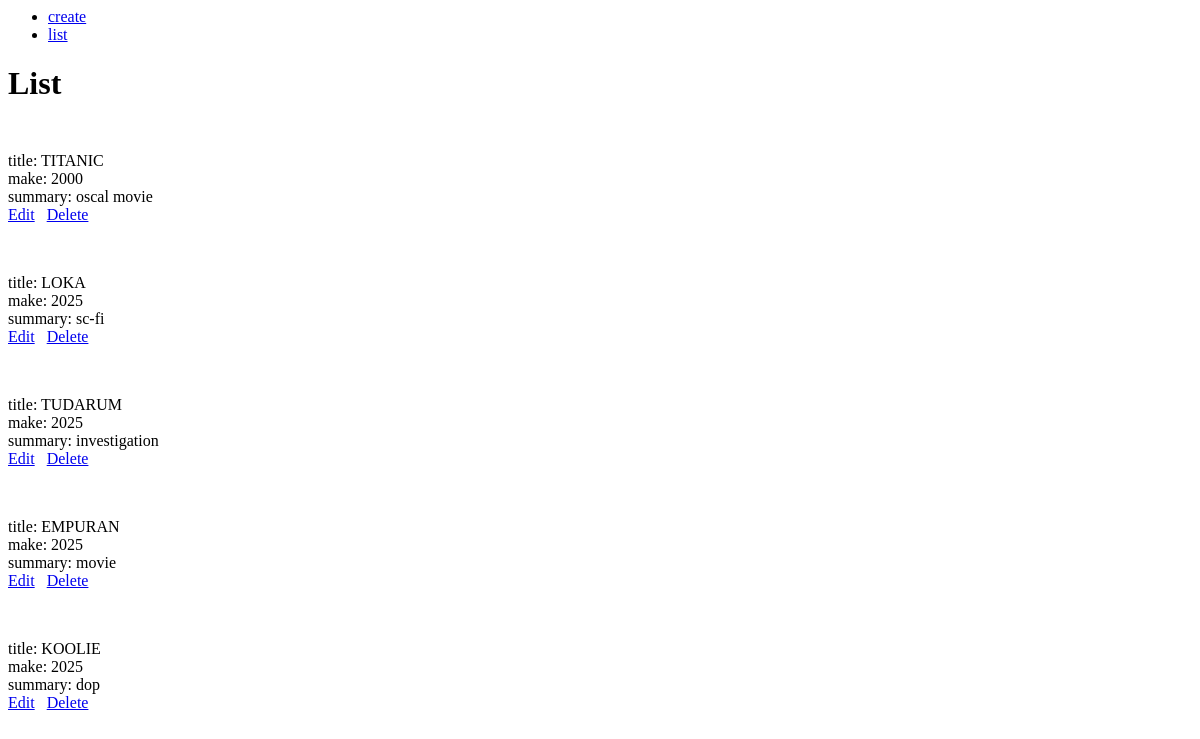
The page /movie/list/ on the database as committed earlier.
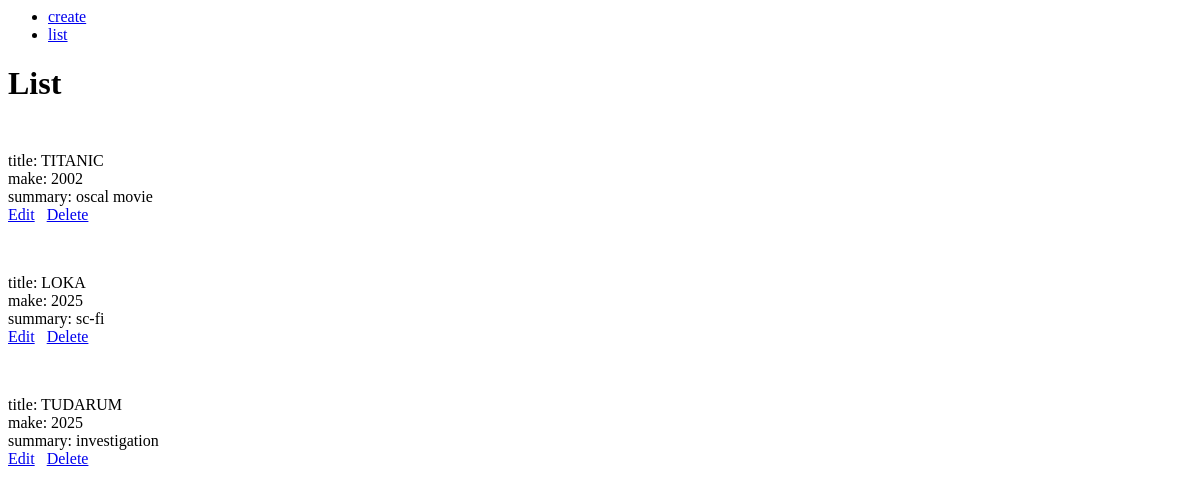
The same page on the database as committed later.
### movies/models.py (models this page shows)
class MovieInfo(models.Model):
    title = models.CharField(max_length=250)
    year = models.IntegerField(null=True)
    summary = models.TextField()
    poster = models.ImageField(upload_to='images/', null=True)

### movies/views.py (the view)
# urls.py: path("", views.list, name='list')
def list(request):
    movie_set = MovieInfo.objects.all()
    return render(request, 'list.html', {'movies': movie_set})

### templates/list.html
{% include 'menu.html' %}
<h1>List</h1>
<div>
  {% for movie in movies %}
  <div style="margin-top: 50px;">
    <div>title: {{movie.title | upper}}</div>
    <div>make: {{movie.year }}</div>
    <div>summary: {{movie.summary }}</div>
    <div style="display: flex; gap:12px;">
      <a href="{% url 'edit' movie.id %}">Edit</a>
      <a href="{% url 'delete' movie.id %}">Delete</a>
    </div>
  </div>
  {% endfor %}
</div>

### templates/menu.html
<ul>
  <li><a href="{% url 'create' %}">create</a></li>
  <li><a href="{% url 'list' %}">list</a></li>
</ul>

Rows that differ between the two databases and show on the page:
removed MovieInfo: title "EMPURAN", year "2025", summary "movie"
removed MovieInfo: title "KOOLIE", year "2025", summary "dop"
changed MovieInfo "TITANIC": year "2000" → "2002"
